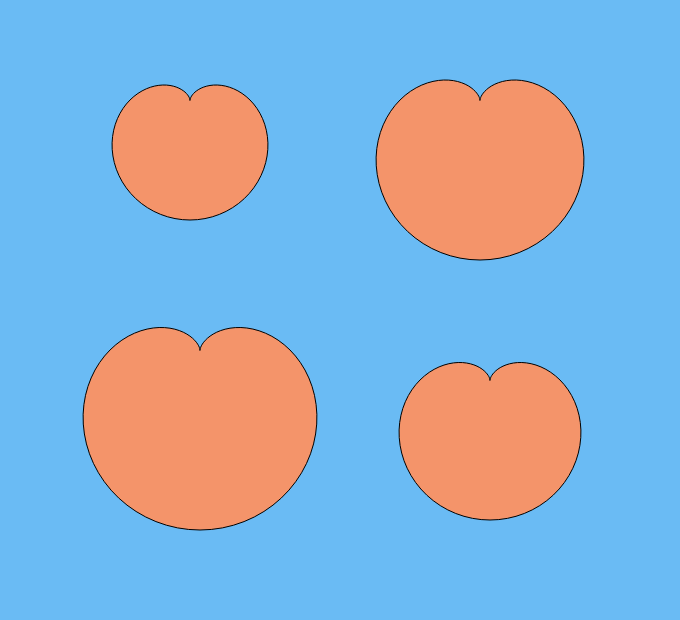
Frame 1 (no input)
Frame 60 (no input): identical to frame 1, image omitted
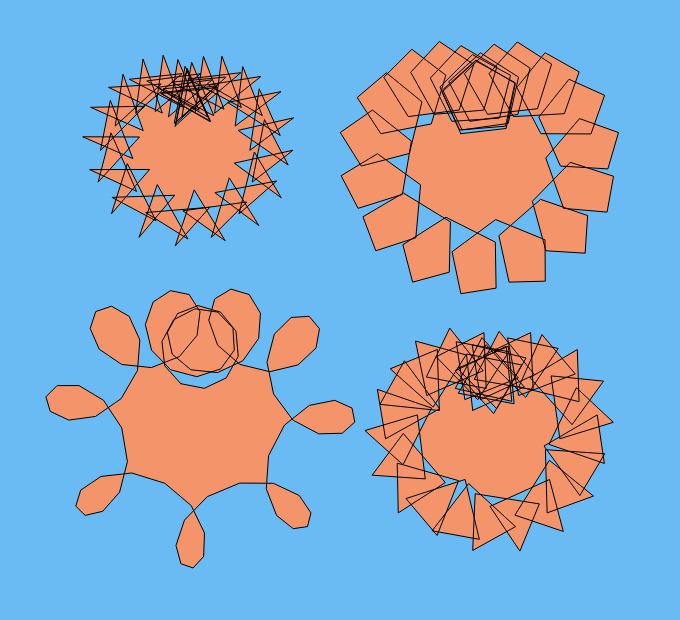
Frame 120 (the mouse pressed at the canvas centre since frame 60)

The p5.js sketch that drew these frames (run headless with seeded random() and noise() and a simulated clock; from frame 60 on, the mouse is pressed at the canvas centre):

// p5.js sketch
// ── sketch.js
var nPoints = 100;
var x;
var y;


function setup() {
    createCanvas(680, 620);
}


function draw() {
    background(106,187,244); //blue background
    peach(60, 190, 100); //top left peach
    peach(80, width-200, 100); //top right peach
    peach(90, 200, height-270); //bottom left peach
    peach(70, width-190, height-240); //bottom right peach
}

//a general function that will draw a peach with given variables
function peach(a, shiftX, shiftY) {
    push();
    translate(shiftX, shiftY);
    rotate(radians(270));
    var a;
    var b = a / 2;
    var h = constrain(mouseY/8, 0, b);
    var ph = mouseX/50; 
    beginShape();
    for (var i = 0; i < nPoints; i++) {
        var t = map(i, 0, nPoints, 0, TWO_PI); 
        x = a * cos(t) * (1-cos(t)) - h * cos(ph + t * a);
        y = a * sin(t) * (1-cos(t)) - h * sin(ph + t * a);
        fill(244,148,106);
        vertex(x, y);
    }
    endShape(CLOSE);
    pop();
}
